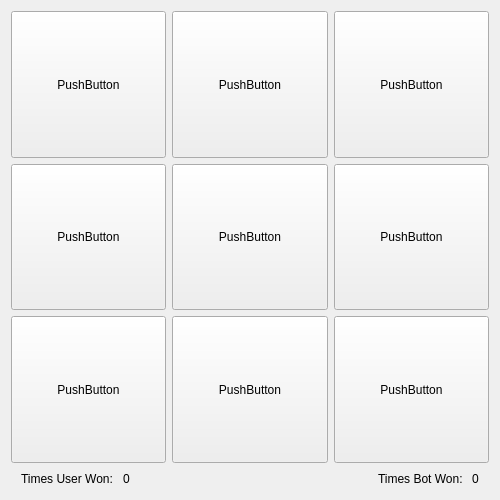
<?xml version="1.0" encoding="UTF-8"?>
<ui version="4.0">
 <class>Form</class>
 <widget class="QWidget" name="Form">
  <property name="geometry">
   <rect>
    <x>0</x>
    <y>0</y>
    <width>500</width>
    <height>500</height>
   </rect>
  </property>
  <property name="minimumSize">
   <size>
    <width>500</width>
    <height>500</height>
   </size>
  </property>
  <property name="windowTitle">
   <string>Form</string>
  </property>
  <layout class="QVBoxLayout" name="verticalLayout">
   <item>
    <layout class="QGridLayout" name="tic_tac_buttons_layout">
     <property name="sizeConstraint">
      <enum>QLayout::SetFixedSize</enum>
     </property>
     <item row="0" column="1">
      <widget class="QPushButton" name="tic_tac_button1x2">
       <property name="sizePolicy">
        <sizepolicy hsizetype="Expanding" vsizetype="Expanding">
         <horstretch>0</horstretch>
         <verstretch>0</verstretch>
        </sizepolicy>
       </property>
       <property name="text">
        <string>PushButton</string>
       </property>
      </widget>
     </item>
     <item row="2" column="2">
      <widget class="QPushButton" name="tic_tac_button3x3">
       <property name="sizePolicy">
        <sizepolicy hsizetype="Expanding" vsizetype="Expanding">
         <horstretch>0</horstretch>
         <verstretch>0</verstretch>
        </sizepolicy>
       </property>
       <property name="text">
        <string>PushButton</string>
       </property>
      </widget>
     </item>
     <item row="1" column="0">
      <widget class="QPushButton" name="tic_tac_button2x1">
       <property name="sizePolicy">
        <sizepolicy hsizetype="Expanding" vsizetype="Expanding">
         <horstretch>0</horstretch>
         <verstretch>0</verstretch>
        </sizepolicy>
       </property>
       <property name="text">
        <string>PushButton</string>
       </property>
      </widget>
     </item>
     <item row="1" column="2">
      <widget class="QPushButton" name="tic_tac_button2x3">
       <property name="sizePolicy">
        <sizepolicy hsizetype="Expanding" vsizetype="Expanding">
         <horstretch>0</horstretch>
         <verstretch>0</verstretch>
        </sizepolicy>
       </property>
       <property name="text">
        <string>PushButton</string>
       </property>
      </widget>
     </item>
     <item row="1" column="1">
      <widget class="QPushButton" name="tic_tac_button2x2">
       <property name="sizePolicy">
        <sizepolicy hsizetype="Expanding" vsizetype="Expanding">
         <horstretch>0</horstretch>
         <verstretch>0</verstretch>
        </sizepolicy>
       </property>
       <property name="text">
        <string>PushButton</string>
       </property>
      </widget>
     </item>
     <item row="0" column="2">
      <widget class="QPushButton" name="tic_tac_button1x3">
       <property name="sizePolicy">
        <sizepolicy hsizetype="Expanding" vsizetype="Expanding">
         <horstretch>0</horstretch>
         <verstretch>0</verstretch>
        </sizepolicy>
       </property>
       <property name="text">
        <string>PushButton</string>
       </property>
      </widget>
     </item>
     <item row="2" column="0">
      <widget class="QPushButton" name="tic_tac_button3x1">
       <property name="sizePolicy">
        <sizepolicy hsizetype="Expanding" vsizetype="Expanding">
         <horstretch>0</horstretch>
         <verstretch>0</verstretch>
        </sizepolicy>
       </property>
       <property name="text">
        <string>PushButton</string>
       </property>
      </widget>
     </item>
     <item row="2" column="1">
      <widget class="QPushButton" name="tic_tac_button3x2">
       <property name="sizePolicy">
        <sizepolicy hsizetype="Expanding" vsizetype="Expanding">
         <horstretch>0</horstretch>
         <verstretch>0</verstretch>
        </sizepolicy>
       </property>
       <property name="text">
        <string>PushButton</string>
       </property>
      </widget>
     </item>
     <item row="0" column="0">
      <widget class="QPushButton" name="tic_tac_button1x1">
       <property name="sizePolicy">
        <sizepolicy hsizetype="Expanding" vsizetype="Expanding">
         <horstretch>0</horstretch>
         <verstretch>0</verstretch>
        </sizepolicy>
       </property>
       <property name="minimumSize">
        <size>
         <width>100</width>
         <height>100</height>
        </size>
       </property>
       <property name="text">
        <string>PushButton</string>
       </property>
      </widget>
     </item>
    </layout>
   </item>
   <item>
    <layout class="QHBoxLayout" name="stats_layout" stretch="0,0,0,0,0,0,0">
     <property name="sizeConstraint">
      <enum>QLayout::SetFixedSize</enum>
     </property>
     <item>
      <spacer name="horizontalSpacer_2">
       <property name="orientation">
        <enum>Qt::Horizontal</enum>
       </property>
       <property name="sizeType">
        <enum>QSizePolicy::Fixed</enum>
       </property>
       <property name="sizeHint" stdset="0">
        <size>
         <width>10</width>
         <height>10</height>
        </size>
       </property>
      </spacer>
     </item>
     <item>
      <widget class="QLabel" name="times_user_won_label">
       <property name="text">
        <string>Times User Won: </string>
       </property>
      </widget>
     </item>
     <item>
      <widget class="QLabel" name="_user_Score">
       <property name="text">
        <string>0</string>
       </property>
      </widget>
     </item>
     <item>
      <spacer name="horizontalSpacer">
       <property name="orientation">
        <enum>Qt::Horizontal</enum>
       </property>
       <property name="sizeHint" stdset="0">
        <size>
         <width>40</width>
         <height>20</height>
        </size>
       </property>
      </spacer>
     </item>
     <item>
      <widget class="QLabel" name="times_bot_won_label">
       <property name="text">
        <string>Times Bot Won: </string>
       </property>
      </widget>
     </item>
     <item>
      <widget class="QLabel" name="_bot_score">
       <property name="text">
        <string>0</string>
       </property>
      </widget>
     </item>
     <item>
      <spacer name="horizontalSpacer_3">
       <property name="orientation">
        <enum>Qt::Horizontal</enum>
       </property>
       <property name="sizeType">
        <enum>QSizePolicy::Fixed</enum>
       </property>
       <property name="sizeHint" stdset="0">
        <size>
         <width>10</width>
         <height>10</height>
        </size>
       </property>
      </spacer>
     </item>
    </layout>
   </item>
  </layout>
 </widget>
 <resources/>
 <connections/>
</ui>
